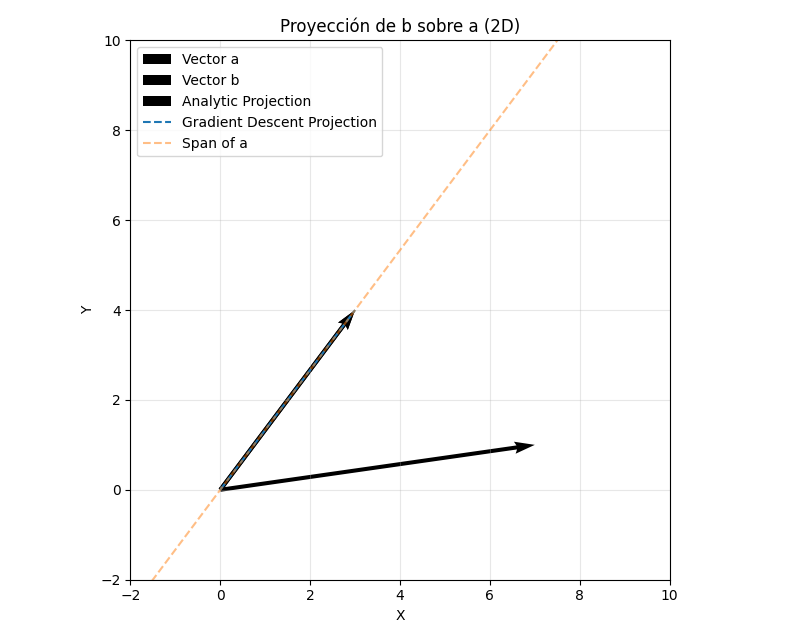
#> input picture proyección de ambos vectores.png, 800 x 642 px, given in place of brendon.jpg, which was not available
$ jupyter execute Task_1_TAM_Euclidean_distance.ipynb   (text cells are left out)
#> lines starting #> are read from the running program, lines starting #| are printed output that depends on the picture; after the words box and inside, x2 and y2 are one past the last pixel; in counts of white or black regions, pixels touching at a corner belong together; long printed decimals are rounded; pictures that were not available may be replaced by others from this repository, and a replacement may not be noted
[cell 1]
from google.colab import files
uploaded = files.upload()  # Sube A.jpg, B.jpg, C.jpg (o los nombres que quieras)
#> the answer given: proyección de ambos vectores.png

[cell 2]
import matplotlib.pyplot as plt
import numpy as np
from PIL import Image, ImageOps
import cv2

[cell 3]
# Rutas de tus imágenes
A, B, C = "brendon.jpg", "brendon1.jpg", "damiano3.jpg"

# Cargar con PIL (corrigiendo orientación EXIF)
imgA = Image.open(A)
#> imgA is the input picture: PIL image 800x642 RGBA; mean R, G, B, A 250.5, 250.5, 250.4, 255
imgB = Image.open(B)
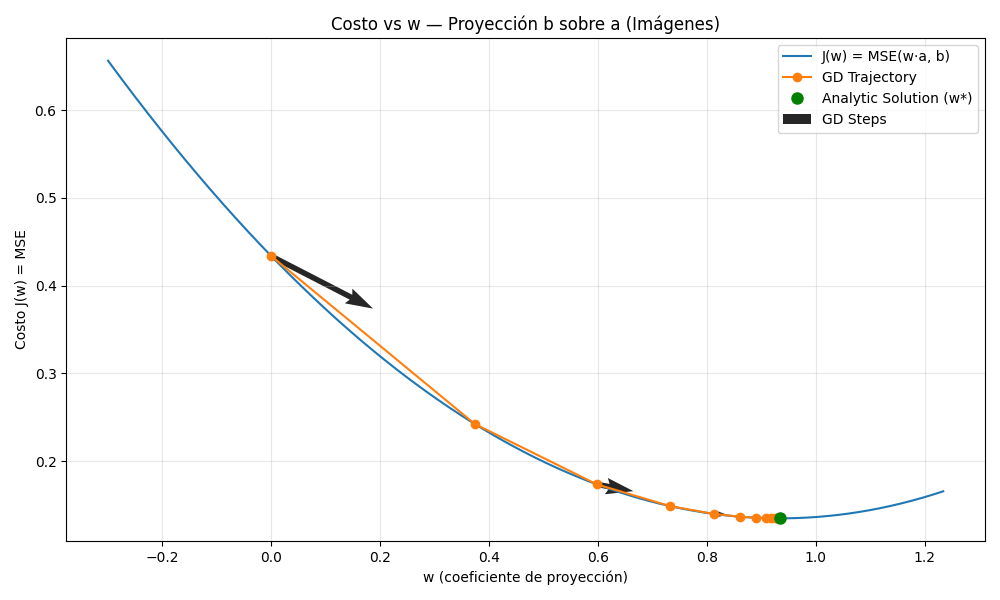
#> input picture costo vs alpha imágenes.png, 1000 x 600 px, given in place of brendon1.jpg, which was not available
#> imgB is the input picture: PIL image 1000x600 RGBA; mean R, G, B, A 250.3, 250.2, 250, 255
imgC = Image.open(C)

# Mostrar en una fila
plt.figure(figsize=(12,4))
for i, (im, title) in enumerate(zip([imgA, imgB, imgC], ["Imagen A", "Imagen B", "Imagen C"])):
    plt.subplot(1,3,i+1)
    plt.imshow(im)
    plt.title(title)
    plt.axis("off")
#> this loop made 3 passes
#> title on passes 1 to 3: 'Imagen A', 'Imagen B', 'Imagen C'
plt.show()
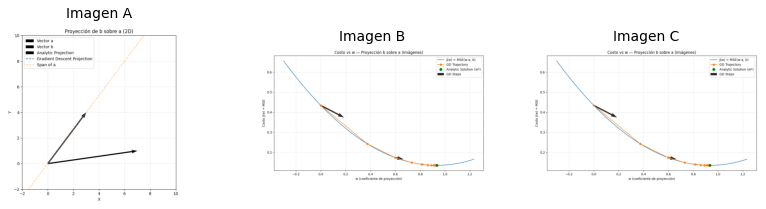
#> figure drawn by matplotlib, 3 panels

[cell 4]
def img_to_vec_raw(path, size=(224,224)):
    # EXIF rotate (para fotos de móvil), RGB para tener formato consistente
#> called with path = 'brendon.jpg', size = (224, 224)
    img = Image.open(path)
    img = ImageOps.exif_transpose(img).convert("RGB")
    # Redimensionar SIN mantener relación (solo para igualar tamaño)
    img = img.resize(size)
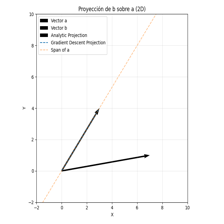
#> img: PIL image 224x224 RGB; mean R, G, B 250.4, 250.3, 250.2
    arr = np.asarray(img, dtype=np.float32)  # rango 0..255
    return arr.ravel()  # vector 1D

def l2(a,b):
    return float(np.linalg.norm(a-b))

A, B, C = "brendon.jpg", "brendon1.jpg", "damiano3.jpg"  # pon tus rutas
vA, vB, vC = img_to_vec_raw(A), img_to_vec_raw(B), img_to_vec_raw(C)
#> call 2 of img_to_vec_raw, with path = 'brendon1.jpg', size = (224, 224)
#> in img_to_vec_raw (call 2), `img = img.resize(size)`:
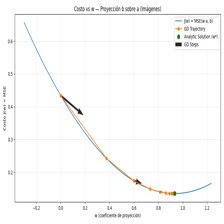
#> img: PIL image 224x224 RGB; mean R, G, B 250, 249.9, 249.7

dAB = l2(vA, vB)
#> dAB = 10617.5
dAC = l2(vA, vC)
#> dAC = 10617.5

print("=== Distancias Euclidianas (más pequeño = más parecido) ===")
print("d(A,B)=", dAB)
#| d(A,B)= 10617.543
print("d(A,C)=", dAC)
#| d(A,C)= 10617.543
print("→ B más similar a A" if dAB < dAC else "→ C más similar a A")
#| → C más similar a A

[cell 5]
# -*- coding: utf-8 -*-
import numpy as np
import cv2
from PIL import Image, ImageOps
import matplotlib.pyplot as plt

# =========================
# Utilidades y preprocesado
# =========================
def pil_to_cv(img_pil):
    return cv2.cvtColor(np.array(img_pil), cv2.COLOR_RGB2BGR)

def cv_to_pil(img_cv):
    return Image.fromarray(cv2.cvtColor(img_cv, cv2.COLOR_BGR2RGB))

def zscore(img):
    # img flotante en escala [0,1]
    m, s = img.mean(), img.std()
    if s < 1e-6:  # evitar división por cero
        return img * 0.0
    return (img - m) / s

# Detector Haar (básico)
face_cascade = cv2.CascadeClassifier(cv2.data.haarcascades +
                                     "haarcascade_frontalface_default.xml")

def detect_face_bbox(img_bgr):
    gray = cv2.cvtColor(img_bgr, cv2.COLOR_BGR2GRAY)
    faces = face_cascade.detectMultiScale(gray, scaleFactor=1.1,
                                          minNeighbors=5, minSize=(60,60))
#> faces = ()
    if len(faces) == 0:
        return None
    # cara más grande
    x, y, w, h = max(faces, key=lambda f: f[2]*f[3])
    return x, y, w, h

def preprocess_for_l2(path, out_size=(224,224),
                      expand=1.4,           # amplía el cuadro de la cara
                      bg_gray=0,            # fondo uniforme (0=negro, 255=blanco)
                      apply_blur=True):     # suavizado ligero
    # 1) Abrir y corregir orientación
    img = Image.open(path)
    img = ImageOps.exif_transpose(img).convert("RGB")
    bgr = pil_to_cv(img)

    # 2) Detectar cara y definir crop cuadrado expandido
    bbox = detect_face_bbox(bgr)
    h, w = bgr.shape[:2]
#> h = 642; w = 800
    if bbox is None:
        # fallback: cuadrado centrado
        side = min(w, h)
#> side = 642
        cx, cy = w // 2, h // 2
#> cx = 400; cy = 321
        half = side // 2
#> half = 321
        x1, y1 = cx - half, cy - half
#> x1 = 79; y1 = 0
        x2, y2 = cx + half, cy + half
#> x2 = 721; y2 = 642
    else:
        x, y, w0, h0 = bbox
        cx, cy = x + w0 // 2, y + h0 // 2
        side = int(max(w0, h0) * expand)
        half = side // 2
        x1, y1 = cx - half, cy - half
        x2, y2 = cx + half, cy + half

    # 3) Padding si se sale del marco
    pad_left   = max(0, -x1)
#> pad_left = 0
    pad_top    = max(0, -y1)
#> pad_top = 0
    pad_right  = max(0, x2 - w)
#> pad_right = 0
    pad_bottom = max(0, y2 - h)
#> pad_bottom = 0
    if pad_left or pad_top or pad_right or pad_bottom:
        bgr = cv2.copyMakeBorder(
            bgr, pad_top, pad_bottom, pad_left, pad_right,
            borderType=cv2.BORDER_CONSTANT, value=(bg_gray, bg_gray, bg_gray)
        )
        x1 += pad_left; x2 += pad_left
        y1 += pad_top;  y2 += pad_top

    crop = bgr[max(0, y1):min(bgr.shape[0], y2),
               max(0, x1):min(bgr.shape[1], x2)]

    # 4) Redimensionar intermedio
    crop = cv2.resize(crop, (256, 256), interpolation=cv2.INTER_LINEAR)
#> crop: shape (256, 256, 3)

    # 5) Máscara elíptica (fondo uniforme)
    mask = np.zeros((256, 256), np.uint8)
    rx, ry = 110, 130
    cv2.ellipse(mask, (128, 128), (int(rx), int(ry)),
                0, 0, 360, 255, -1)
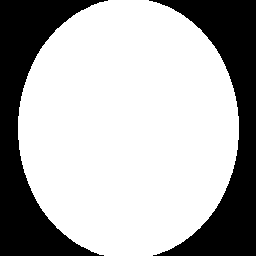
#> mask: shape (256, 256); 68.9% white; 2 black regions, box (x1, y1, x2, y2) and area: (0, 0, 108, 256) 10336, (149, 0, 256, 256) 10078
    bg = np.full_like(crop, bg_gray, dtype=np.uint8)
    crop = np.where(mask[..., None] == 255, crop, bg)
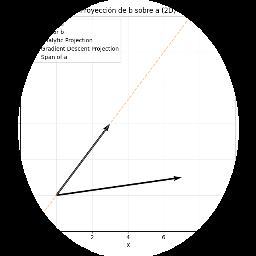
#> crop: shape (256, 256, 3); mean B, G, R 171.6, 171.7, 171.8

    # 6) Escala de grises + CLAHE
    gray = cv2.cvtColor(crop, cv2.COLOR_BGR2GRAY)
#> gray: shape (256, 256)
    clahe = cv2.createCLAHE(clipLimit=2.0, tileGridSize=(8,8))
    gray = clahe.apply(gray)

    # 7) Normalización a [0,1] y z-score
    gray = gray.astype(np.float32) / 255.0
    gray = zscore(gray)
#> in zscore, `m, s = img.mean(), img.std()`: m = 0.676; s = 0.458

    # 8) Suavizado opcional
    if apply_blur:
        gray = cv2.GaussianBlur(gray, (3,3), 0.6)

    # 9) Redimension final y vectorización
    gray = cv2.resize(gray, out_size, interpolation=cv2.INTER_LINEAR)
#> gray: shape (224, 224) float32
    vec = gray.ravel().astype(np.float32)

    # (Opcional) Normalización L2 para que L2 ≈ sqrt(2 - 2*cos)
    # vec /= (np.linalg.norm(vec) + 1e-8)

    return vec

def l2(a, b):
    return float(np.linalg.norm(a - b))

# =========================
# Configura tus 3 imágenes
# =========================
A_path = "brendon.jpg"
B_path = "brendon1.jpg"
C_path = "damiano3.jpg"

# Preprocesar y vectorizar
vA = preprocess_for_l2(A_path)
vB = preprocess_for_l2(B_path)
#> call 2 of preprocess_for_l2, with path = 'brendon1.jpg', out_size = (224, 224), expand = 1.4, bg_gray = 0, apply_blur = True
#> in preprocess_for_l2 (call 2), `crop = cv2.resize(crop, (256, 256), interpolation=cv2.INTER_LINEAR)`:
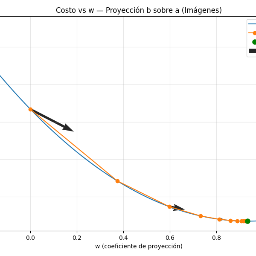
#> crop: shape (256, 256, 3); mean B, G, R 249.9, 250.3, 250.6
#> in preprocess_for_l2 (call 2), `crop = np.where(mask[..., None] == 255, crop, bg)`:
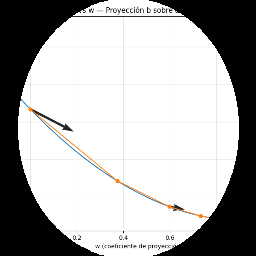
#> crop: shape (256, 256, 3); mean B, G, R 172.3, 172.5, 172.8
#> in preprocess_for_l2 (call 2), `gray = cv2.GaussianBlur(gray, (3,3), 0.6)`:
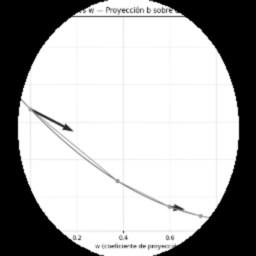
#> gray: shape (256, 256) float32; min -1.47, max 0.702, mean 9.35e-05; drawn with min black and max white
vC = preprocess_for_l2(C_path)

# =========================
# Distancias por pares
# =========================
names = ["A", "B", "C"]
vecs  = [vA, vB, vC]

n = len(vecs)
#> n = 3
D = np.zeros((n, n), dtype=np.float32)
#> D = [[0, 0, 0], [0, 0, 0], [0, 0, 0]]
for i in range(n):
    for j in range(n):
        if i == j:
            D[i, j] = 0.0
        else:
            D[i, j] = l2(vecs[i], vecs[j])
#> after the loop, D = [[0, 42.1, 42.1], [42.1, 0, 0], [42.1, 0, 0]]

# =========================
# Heatmap con anotaciones
# =========================
plt.figure(figsize=(6, 5))
im = plt.imshow(D, cmap="viridis")
plt.title("Euclidean Distance Matrix")
plt.colorbar(im, fraction=0.046, pad=0.04)
plt.xticks(range(n), names)
plt.yticks(range(n), names)

# Anotar cada celda
for i in range(n):
    for j in range(n):
        text = f"{D[i, j]:.4f}"
        # contraste del texto (blanco si fondo oscuro)
        color = "white" if im.norm(D[i, j]) > 0.6 else "black"
        plt.text(j, i, text, ha="center", va="center", color=color, fontsize=9)

plt.tight_layout()
plt.show()
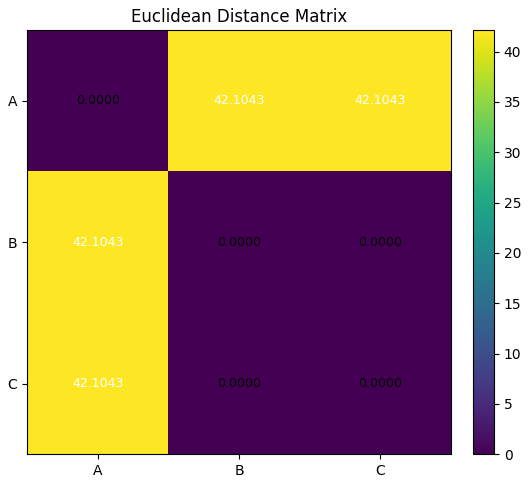
#> figure drawn by matplotlib, 2 panels

# =========================
# Reporte textual
# =========================
# Par más similar (mínimo fuera de la diagonal)
upper_idx = np.triu_indices(n, k=1)
#> upper_idx = ([0, 0, 1], [1, 2, 2])
flat_vals = D[upper_idx]
#> flat_vals = [42.1, 42.1, 0]
min_pos = np.argmin(flat_vals)
#> min_pos = 2
i, j = upper_idx[0][min_pos], upper_idx[1][min_pos]
#> i = 1; j = 2
print("=== Distancias Euclidianas (menor = más parecido) ===")
for (p, q) in [(0,1), (0,2), (1,2)]:
    print(f"d({names[p]},{names[q]}) = {D[p,q]:.4f}")
#> this loop made 3 passes
#| d(A,B) = 42.1043
#| d(A,C) = 42.1043
#| d(B,C) = 0.0000

print(f"\n→ Par más similar: {names[i]}-{names[j]} (d = {D[i,j]:.4f})")
#| → Par más similar: B-C (d = 0.0000)

# También: ¿B o C es más parecido a A?
if D[0,1] < D[0,2]:
    print(f"→ Con respecto a A, B es más parecido (d(A,B)={D[0,1]:.4f} < d(A,C)={D[0,2]:.4f})")
elif D[0,1] > D[0,2]:
    print(f"→ Con respecto a A, C es más parecido (d(A,C)={D[0,2]:.4f} < d(A,B)={D[0,1]:.4f})")
else:
    print(f"→ Con respecto a A, B y C empatan (d(A,B)=d(A,C)={D[0,1]:.4f})")
#| → Con respecto a A, B y C empatan (d(A,B)=d(A,C)=42.1043)

# (Opcional) ranking completo de pares
pairs = [("A-B", D[0,1]), ("A-C", D[0,2]), ("B-C", D[1,2])]
#> pairs = [('A-B', 42.1), ('A-C', 42.1), ('B-C', 0)]
pairs.sort(key=lambda x: x[1])
print("\nRanking de similitud (1 = más similar):")
for k, (par, dist) in enumerate(pairs, start=1):
    print(f"{k}. {par}: {dist:.4f}")
#> this loop made 3 passes
#| 1. B-C: 0.0000
#| 2. A-B: 42.1043
#| 3. A-C: 42.1043
